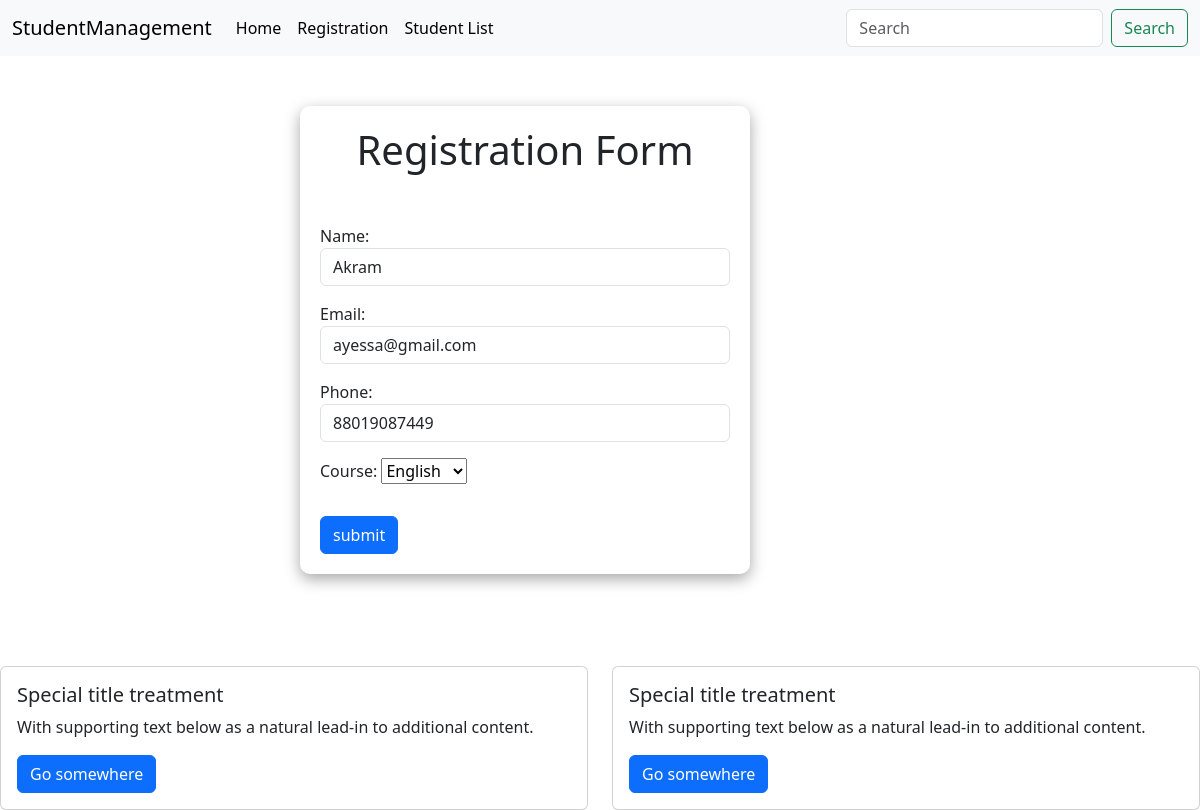
The page /update_student/3/ on the database its author committed.
### core/models.py (models this page shows, shortened)
class StudentModel(models.Model):
    class CourseChoice(models.TextChoices):
        MATH = 'Math', 'Math',
        ENGLISH = 'English', 'English',
        HISTORY = 'History', 'History',
        SICENCE = 'Science', 'Science',
        PHYSICES = 'Physices', 'Physices'
    id = models.IntegerField(primary_key = True)
    name = models.CharField(max_length=50)
    email = models.EmailField(max_length=254)
    phone = models.CharField(max_length=11)
    course = models.CharField(max_length=100, choices = CourseChoice.choices, default = CourseChoice.SICENCE)
    created_at = models.DateTimeField(auto_now_add=True)
    updated_at = models.DateTimeField(auto_now=True)

### core/views.py (the view, shortened to what this page needs)
# urls.py: path('update_student/<int:pk>/', views.StudentUpdateView.as_view(), name = 'update_student'),
class StudentUpdateView(UpdateView):
    model = StudentModel
    form_class = StudentModelForm
    template_name = 'students/student_register.html'
    success_url = reverse_lazy('student_list')

### core/forms.py
class StudentModelForm(forms.ModelForm):
    class Meta:
        model = StudentModel
        fields = ['name', 'email', 'phone', 'course']
    name = forms.CharField(max_length=50, widget=forms.TextInput(attrs={'class': 'form-control', 'placeholder': 'Enter your name'}))
    email = forms.EmailField(widget=forms.EmailInput(attrs={'class': 'form-control', 'placeholder': 'Enter your email'}))
    phone = forms.CharField(max_length=11, widget=forms.TextInput(attrs={'class': 'form-control', 'placeholder': 'Enter your phone number'}))

### core/templates/students/student_register.html (shortened to what this page needs)
{% extends 'base.html' %}
{% block content %}
   <div style="width: 50%;height: 70vh; margin: auto;">
    <div style="width: 450px; box-shadow: 0px 5px 15px rgba(0, 0, 0, 0.35); padding: 20px 20px; border-radius: 10px;">
        <h1 style="margin-bottom: 50px; text-align: center;">Registration Form</h1>
        <form method="post">
            {{form.as_p}}
            <button type="submit" class="btn btn-primary btn-md mt-3">submit</button>
        </form>
    </div>
   </div>
{% endblock content %}

### rows shown on the page
StudentModel: name "Akram", email "ayessa@gmail.com", phone "88019087449", course "English"
